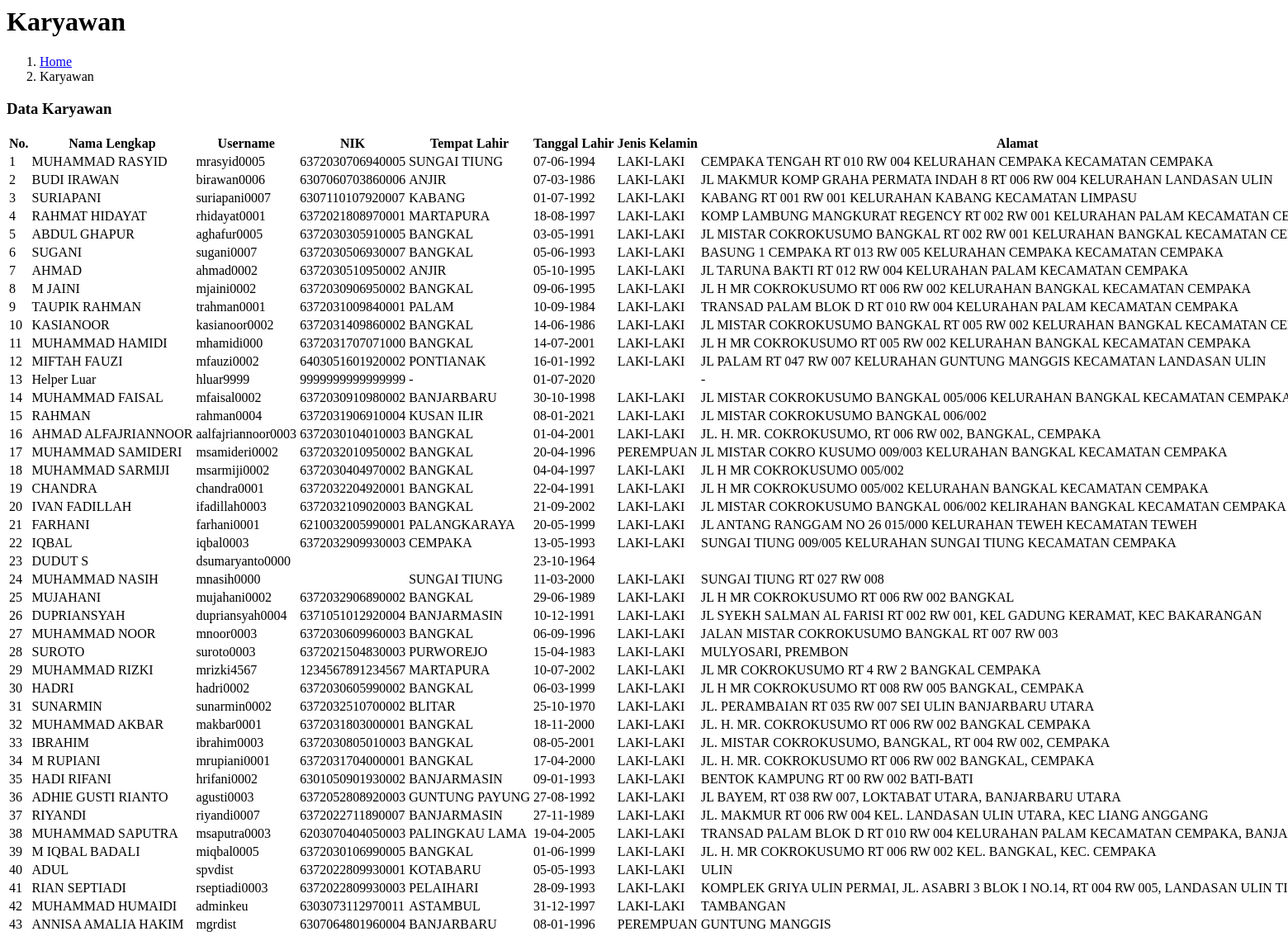
/mgrdist/pages/karyawan/karyawanread.php, run on an earlier commit of the app's database.
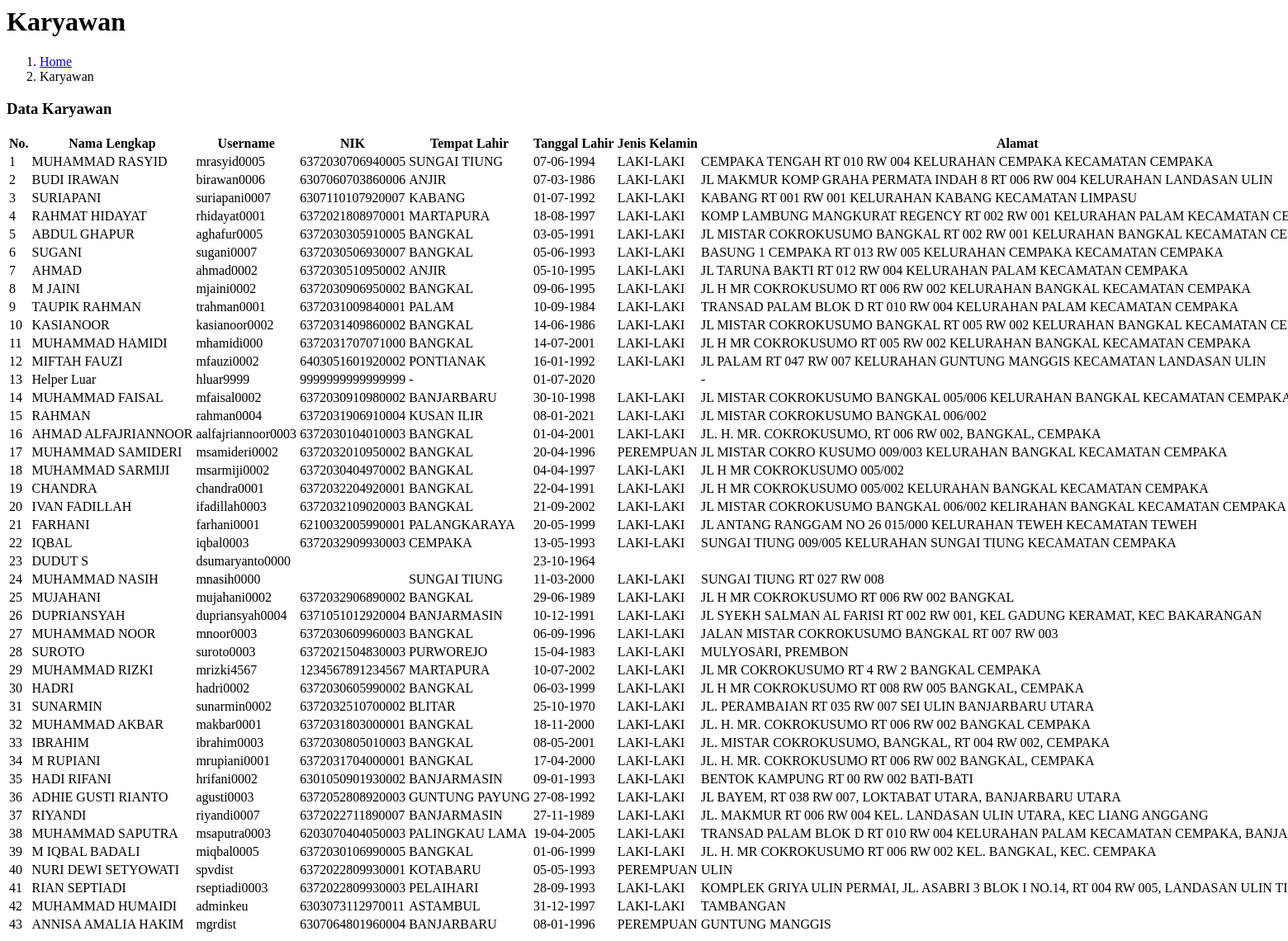
And on a later commit of the database.
### tables this page shows
CREATE TABLE `karyawan` (
  `id` int(11) NOT NULL,
  `username` varchar(30) DEFAULT NULL,
  `password` varchar(50) DEFAULT NULL,
  `nama` varchar(35) NOT NULL,
  `nik` varchar(16) NOT NULL,
  `tempat_lahir` varchar(50) NOT NULL,
  `tanggal_lahir` date NOT NULL,
  `jenis_kelamin` enum('LAKI-LAKI','PEREMPUAN') NOT NULL,
  `alamat` varchar(512) NOT NULL,
  `agama` enum('-','ISLAM','PROTESTAN','KATOLIK','HINDU','BUDDHA','KONGHUCU') NOT NULL,
  `status` enum('KAWIN','BELUM KAWIN') NOT NULL,
  `gol_darah` enum('-','A','B','AB','O') DEFAULT NULL,
  `jabatan` enum('DRIVER','HELPER','ADMINKEU','SPVDISTRIBUSI','MGRDISTRIBUSI') NOT NULL,
  `no_telepon` varchar(14) NOT NULL,
  `sim` enum('-','A','B1','B2','C','D','A UMUM','B1 UMUM','B2 UMUM') NOT NULL,
  `email` varchar(50) DEFAULT NULL,
  `tanggal_registrasi` datetime NOT NULL DEFAULT current_timestamp(),
  `tanggal_update_data` timestamp NOT NULL DEFAULT current_timestamp() ON UPDATE current_timestamp(),
  `status_karyawan` enum('BORONGAN','BULANAN') NOT NULL,
  `status_keaktifan` enum('AKTIF','NON AKTIF') NOT NULL,
  `upah_borongan` int(7) NOT NULL,
  `foto` varchar(255) DEFAULT NULL
);

### mgrdist/pages/karyawan/karyawanread.php (the view, shortened to what this page needs)
<?php include_once "../partials/cssdatatables.php" ?>
<div class="content-header">
  <div class="container-fluid">
    <div class="row mb-2">
      <div class="col-sm-6">
        <h1 class="m-0">Karyawan</h1>
      </div>
      <div class="col-sm-6">
        <ol class="breadcrumb float-sm-right">
          <li class="breadcrumb-item"><a href="./">Home</a></li>
          <li class="breadcrumb-item active">Karyawan</li>
        </ol>
      </div>
    </div>
  </div>
</div>
<div class="content">
  <div class="card">
    <div class="card-header">
      <h3 class="card-title">Data Karyawan</h3>
    </div>
    <div class="card-body">
      <table id="mytable" class="table table-bordered table-hover" style="white-space: nowrap; background-color: white; table-layout: fixed;">
        <thead>
          <tr>
            <th>No.</th>
            <th>Nama Lengkap</th>
            <th>Username</th>
            <th>NIK</th>
            <th>Tempat Lahir</th>
            <th>Tanggal Lahir</th>
            <th>Jenis Kelamin</th>
            <th>Alamat</th>
          </tr>
        </thead>
        <tbody>
          <?php
          $database = new Database;
          $db = $database->getConnection();
          $selectsql = 'SELECT * FROM karyawan';
          $stmt = $db->prepare($selectsql);
          $stmt->execute();
          $no = 1;
          while ($row = $stmt->fetch(PDO::FETCH_ASSOC)) {
          ?>
            <tr>
              <td><?= $no++ ?></td>
              <td><?= $row['nama'] ?></td>
              <td><?= $row['username'] ?></td>
              <td><?= $row['nik'] ?></td>
              <td><?= $row['tempat_lahir'] ?></td>
              <td><?= date('d-m-Y', strtotime($row['tanggal_lahir'])) ?></td>
              <td><?= $row['jenis_kelamin'] ?></td>
              <td><?= strtoupper($row['alamat']) ?></td>
            </tr>
          <?php } ?>
        </tbody>
      </table>
    </div>
  </div>
</div>

What changed in the data, as far as the page shows it:
changed karyawan "spvdist": nama "ADUL" → "NURI DEWI SETYOWATI"; jenis_kelamin "LAKI-LAKI" → "PEREMPUAN"
